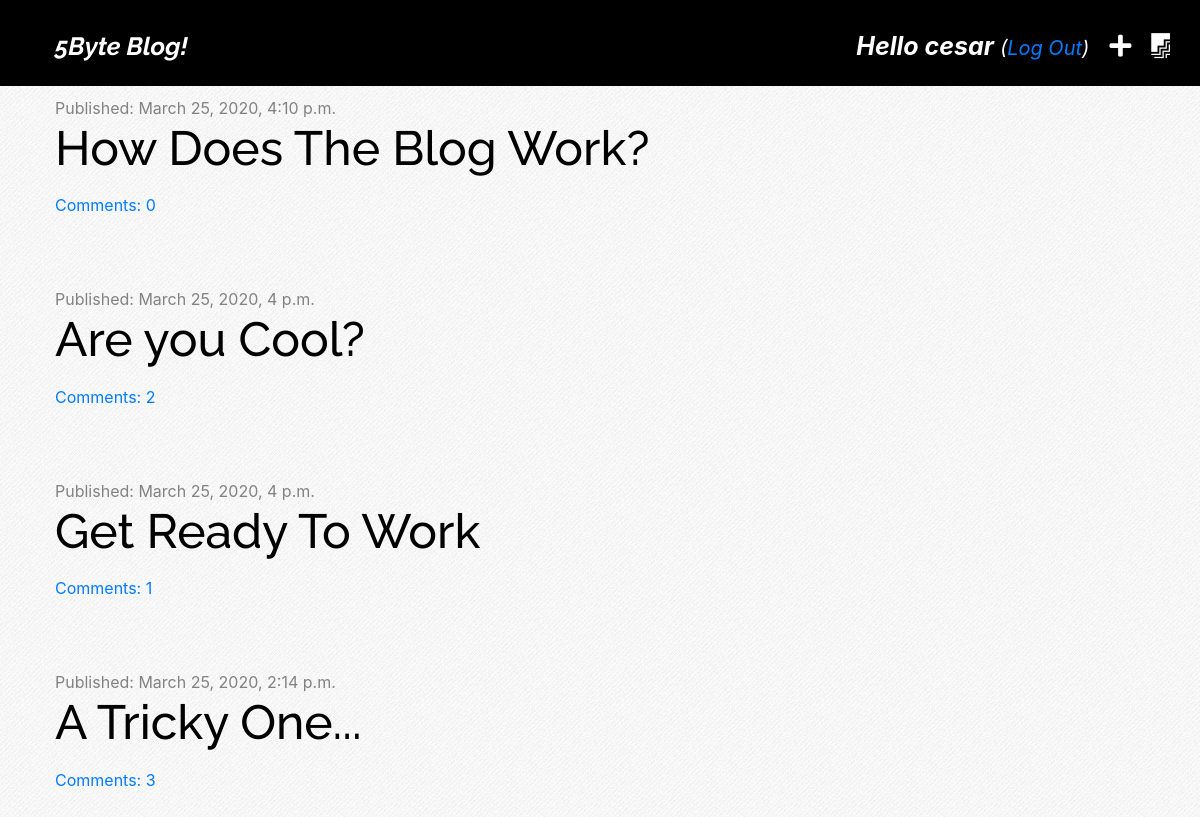
The app's page / (signed in) with its own data.
### blog/models.py (models this page shows, shortened)
class Post(models.Model):
    author= models.ForeignKey('auth.User', on_delete=models.CASCADE) # si el autor John , crea 10 post y elimino este autor, todos los post se eliminaran
    title= models.CharField(max_length=200)
    text=models.TextField()
    created_date= models.DateTimeField(default=timezone.now)
    published_date=models.DateTimeField(blank=True,null=True)
    def approved_comments(self):
        return self.comments.filter(approved=True)

### blog/views.py (the view)
# urls.py: path('',views.post_list, name='post_list'),
def post_list(request):
    posts = Post.objects.filter(published_date__lte=timezone.now()).order_by('-published_date')
    stuff_for_frontent = {'posts':posts}
    return render(request, 'blog/post_list.html', stuff_for_frontent)

### blog/templatetags/markdownify.py (called while the page is built)
@register.filter
def markdown(value):
    renderer = HighlightRenderer()
    markdown = mistune.Markdown(renderer=renderer)
    return markdown(value)

### blog/templates/blog/post_list.html (shortened to what this page needs)
{% extends 'blog/base.html' %}
{% load markdownify %}
{% block content %}
          {%for post in posts %}
          <div class="post">
            <div class="date">
              <p>Published: {{post.published_date}}</p>
            </div>
            <h1><a href="{% url 'post_detail' pk=post.pk %}">{{post.title}}</a></h1>
            <a href="{%url 'post_detail' pk=post.pk%}">Comments: {{post.approved_comments.count}}</a>
          </div>
          {%endfor%}
{% endblock %}

### blog/templates/blog/base.html (shortened to what this page needs)
{% load static %}
<!DOCTYPE html>
<html lang="en" dir="ltr">
  <head>
    <link href="https://stackpath.bootstrapcdn.com/bootstrap/4.3.1/css/bootstrap.min.css" rel="stylesheet">
    <link rel="stylesheet" href="https://cdnjs.cloudflare.com/ajax/libs/font-awesome/5.11.2/css/all.min.css" />
    <link rel="stylesheet" href="{% static 'css/blog.css' %}" type='text/css'>
    <link rel="stylesheet" href="{% static 'css/zenburn.css' %}">
  </head>
  <body>
    <div class="page-header">
      {% if user.is_authenticated %}
        <a href="{% url 'post_draft_list' %}" class="top-menu"><i class="fab fa-firstdraft "></i></a>
        <a href="{% url 'post_new' %}" class="top-menu"><i class="fas fa-plus "></i></a>
        <p class='top-menu'>Hello {{user.username}} <small>(<a href="{% url 'logout' %}">Log Out</a>)</small> </p>
      {% else %}
      <a href="{% url 'login' %}" class="top-menu"><i class="fas fa-sign-in-alt"></i></a>
      {%endif%}
        <h1><a href="{% url 'post_list' %}">5Byte Blog!</a></h1>
    </div>
    <div class="content container">
      <div class="row">
        <div class="col-md-8">
          {% block content %}
          {% endblock %}
        </div>
      </div>
    </div>
  </body>
</html>

### blog/static/css/blog.css (style rules this page uses)
body { background-image: url('images/debut_light.png'); width: auto; height: 500px; }
p { color:black }
.page-header { background-color: black; margin-top: 0; padding: 10px 10px 10px 55px; }
.page-header h1 a { font-size: 25px !important; color: white; font-style: oblique; font-weight: bolder; text-decoration: none; }
.content { margin-left: 40px; }
h1,h2,h3,h4 { font-family: 'Raleway', 'Inconsolata' , 'Droid Sans', serif; font-size: 48px; }
.date p { color: #828282; margin-bottom: 0px; margin-top: 10px; }
.post { margin-bottom: 70px; }
.post h1 a { color:black; }
.top-menu, .top-menu:hover { font-size: 25px !important; color: white; font-style: oblique; font-weight: bolder; text-decoration: none; float: right; margin-right:20px; padding-top: 18px; }

### records on screen
Post: published_date "March 25, 2020, 4:10 p.m.", title "How Does The Blog Work?", approved_comments.count "0"
Post: published_date "March 25, 2020, 4 p.m.", title "Are you Cool?", approved_comments.count "2"
Post: published_date "March 25, 2020, 4 p.m.", title "Get Ready To Work", approved_comments.count "1"
Post: published_date "March 25, 2020, 2:14 p.m.", title "A Tricky One...", approved_comments.count "3"

### other values on screen
{{ user.username }} "cesar"
